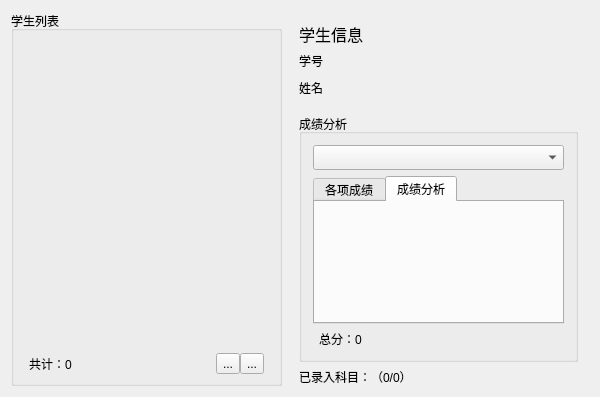
<?xml version="1.0" encoding="UTF-8"?>
<ui version="4.0">
 <class>StudentClass</class>
 <widget class="QWidget" name="StudentClass">
  <property name="geometry">
   <rect>
    <x>0</x>
    <y>0</y>
    <width>600</width>
    <height>397</height>
   </rect>
  </property>
  <property name="windowTitle">
   <string>Student</string>
  </property>
  <layout class="QHBoxLayout" name="horizontalLayout">
   <item>
    <widget class="QWidget" name="widget" native="true">
     <layout class="QVBoxLayout" name="verticalLayout_7">
      <property name="spacing">
       <number>0</number>
      </property>
      <property name="leftMargin">
       <number>0</number>
      </property>
      <property name="topMargin">
       <number>0</number>
      </property>
      <property name="rightMargin">
       <number>0</number>
      </property>
      <property name="bottomMargin">
       <number>0</number>
      </property>
      <item>
       <widget class="QGroupBox" name="groupBox_4">
        <property name="title">
         <string>学生列表</string>
        </property>
        <layout class="QVBoxLayout" name="verticalLayout_8">
         <property name="spacing">
          <number>0</number>
         </property>
         <property name="leftMargin">
          <number>9</number>
         </property>
         <property name="topMargin">
          <number>9</number>
         </property>
         <property name="rightMargin">
          <number>9</number>
         </property>
         <property name="bottomMargin">
          <number>9</number>
         </property>
         <item>
          <widget class="QListView" name="listView_2">
           <property name="sizePolicy">
            <sizepolicy hsizetype="Preferred" vsizetype="Expanding">
             <horstretch>0</horstretch>
             <verstretch>0</verstretch>
            </sizepolicy>
           </property>
           <property name="layoutDirection">
            <enum>Qt::LayoutDirection::LeftToRight</enum>
           </property>
           <property name="autoFillBackground">
            <bool>true</bool>
           </property>
           <property name="styleSheet">
            <string notr="true">background: transparent;
</string>
           </property>
          </widget>
         </item>
         <item>
          <widget class="QWidget" name="widget_10" native="true">
           <layout class="QHBoxLayout" name="horizontalLayout_7">
            <property name="spacing">
             <number>0</number>
            </property>
            <property name="leftMargin">
             <number>6</number>
            </property>
            <property name="topMargin">
             <number>0</number>
            </property>
            <property name="rightMargin">
             <number>6</number>
            </property>
            <property name="bottomMargin">
             <number>0</number>
            </property>
            <item>
             <widget class="QLabel" name="label_12">
              <property name="text">
               <string>共计：0</string>
              </property>
             </widget>
            </item>
            <item>
             <widget class="QToolButton" name="toolButton_7">
              <property name="text">
               <string>...</string>
              </property>
              <property name="icon">
               <iconset theme="list-remove"/>
              </property>
             </widget>
            </item>
            <item>
             <widget class="QToolButton" name="toolButton_8">
              <property name="text">
               <string>...</string>
              </property>
              <property name="icon">
               <iconset theme="list-add"/>
              </property>
             </widget>
            </item>
           </layout>
          </widget>
         </item>
        </layout>
       </widget>
      </item>
     </layout>
    </widget>
   </item>
   <item>
    <widget class="QWidget" name="widget_2" native="true">
     <layout class="QVBoxLayout" name="verticalLayout_5">
      <property name="bottomMargin">
       <number>0</number>
      </property>
      <item>
       <widget class="QLabel" name="label_7">
        <property name="sizePolicy">
         <sizepolicy hsizetype="Preferred" vsizetype="Minimum">
          <horstretch>0</horstretch>
          <verstretch>0</verstretch>
         </sizepolicy>
        </property>
        <property name="font">
         <font>
          <pointsize>12</pointsize>
         </font>
        </property>
        <property name="text">
         <string>学生信息</string>
        </property>
       </widget>
      </item>
      <item>
       <widget class="QWidget" name="widget_7" native="true">
        <layout class="QFormLayout" name="formLayout_2">
         <property name="horizontalSpacing">
          <number>9</number>
         </property>
         <property name="verticalSpacing">
          <number>9</number>
         </property>
         <property name="leftMargin">
          <number>0</number>
         </property>
         <property name="topMargin">
          <number>0</number>
         </property>
         <property name="rightMargin">
          <number>0</number>
         </property>
         <item row="0" column="0">
          <widget class="QLabel" name="label_8">
           <property name="text">
            <string>学号</string>
           </property>
          </widget>
         </item>
         <item row="1" column="0">
          <widget class="QLabel" name="label_9">
           <property name="text">
            <string>姓名</string>
           </property>
          </widget>
         </item>
         <item row="0" column="1">
          <widget class="QLabel" name="label">
           <property name="text">
            <string/>
           </property>
          </widget>
         </item>
         <item row="1" column="1">
          <widget class="QLabel" name="label_2">
           <property name="text">
            <string/>
           </property>
          </widget>
         </item>
        </layout>
       </widget>
      </item>
      <item>
       <widget class="QGroupBox" name="groupBox_3">
        <property name="title">
         <string>成绩分析</string>
        </property>
        <layout class="QVBoxLayout" name="verticalLayout_6">
         <item>
          <widget class="QComboBox" name="comboBox">
           <property name="minimumSize">
            <size>
             <width>0</width>
             <height>25</height>
            </size>
           </property>
          </widget>
         </item>
         <item>
          <widget class="QTabWidget" name="tabWidget">
           <property name="currentIndex">
            <number>1</number>
           </property>
           <widget class="QWidget" name="tab">
            <attribute name="title">
             <string>各项成绩</string>
            </attribute>
            <layout class="QHBoxLayout" name="horizontalLayout_2">
             <property name="spacing">
              <number>0</number>
             </property>
             <property name="leftMargin">
              <number>0</number>
             </property>
             <property name="topMargin">
              <number>0</number>
             </property>
             <property name="rightMargin">
              <number>0</number>
             </property>
             <property name="bottomMargin">
              <number>0</number>
             </property>
             <item>
              <widget class="QTableView" name="tableView_2">
               <property name="sizePolicy">
                <sizepolicy hsizetype="Preferred" vsizetype="Expanding">
                 <horstretch>1</horstretch>
                 <verstretch>0</verstretch>
                </sizepolicy>
               </property>
               <property name="styleSheet">
                <string notr="true">background: transparent;</string>
               </property>
              </widget>
             </item>
            </layout>
           </widget>
           <widget class="QWidget" name="tab_2">
            <attribute name="title">
             <string>成绩分析</string>
            </attribute>
            <layout class="QHBoxLayout" name="horizontalLayout_3">
             <property name="spacing">
              <number>0</number>
             </property>
             <property name="leftMargin">
              <number>0</number>
             </property>
             <property name="topMargin">
              <number>0</number>
             </property>
             <property name="rightMargin">
              <number>0</number>
             </property>
             <property name="bottomMargin">
              <number>0</number>
             </property>
             <item>
              <widget class="QTextBrowser" name="textBrowser">
               <property name="styleSheet">
                <string notr="true">background: transparent;</string>
               </property>
              </widget>
             </item>
            </layout>
           </widget>
          </widget>
         </item>
         <item>
          <widget class="QWidget" name="widget_8" native="true">
           <layout class="QHBoxLayout" name="horizontalLayout_5">
            <property name="spacing">
             <number>0</number>
            </property>
            <property name="leftMargin">
             <number>6</number>
            </property>
            <property name="topMargin">
             <number>0</number>
            </property>
            <property name="rightMargin">
             <number>6</number>
            </property>
            <property name="bottomMargin">
             <number>0</number>
            </property>
            <item>
             <widget class="QLabel" name="label_10">
              <property name="styleSheet">
               <string notr="true"/>
              </property>
              <property name="text">
               <string>总分：0</string>
              </property>
             </widget>
            </item>
           </layout>
          </widget>
         </item>
        </layout>
       </widget>
      </item>
      <item>
       <widget class="QWidget" name="widget_9" native="true">
        <layout class="QHBoxLayout" name="horizontalLayout_6">
         <property name="leftMargin">
          <number>0</number>
         </property>
         <property name="topMargin">
          <number>0</number>
         </property>
         <property name="rightMargin">
          <number>0</number>
         </property>
         <property name="bottomMargin">
          <number>0</number>
         </property>
         <item>
          <widget class="QLabel" name="label_11">
           <property name="text">
            <string>已录入科目：（0/0）</string>
           </property>
          </widget>
         </item>
        </layout>
       </widget>
      </item>
     </layout>
    </widget>
   </item>
  </layout>
 </widget>
 <layoutdefault spacing="6" margin="11"/>
 <resources/>
 <connections/>
</ui>
